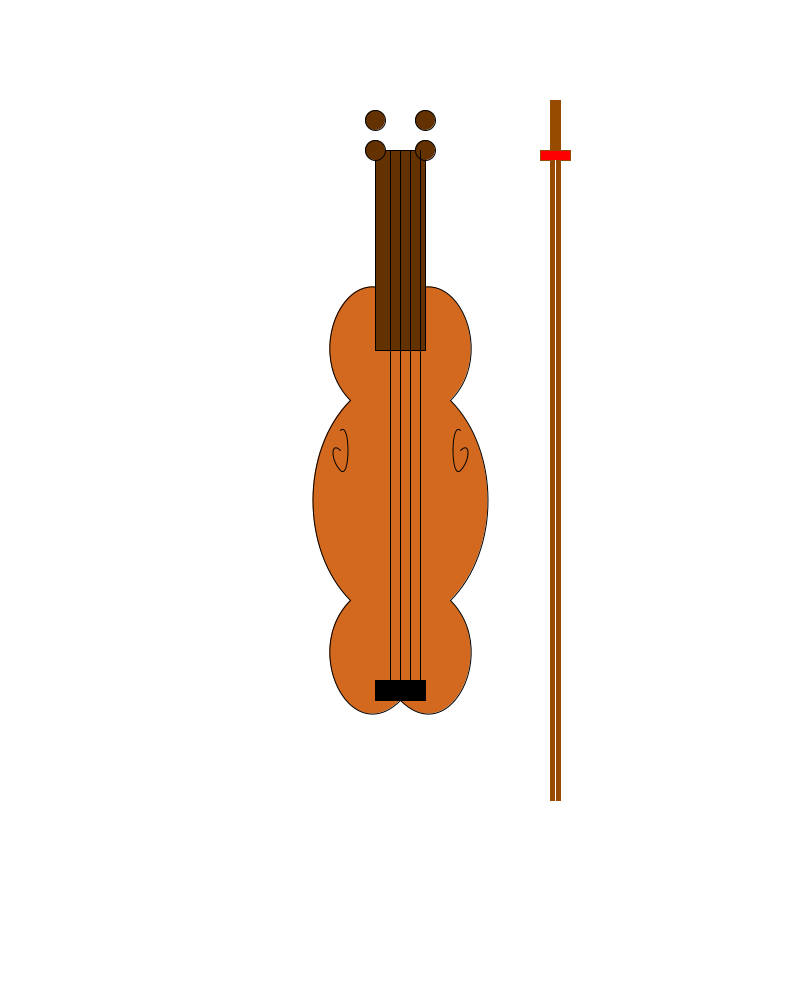
Frame 1 (no input)
Frame 60 (the mouse pressed at the canvas centre just before this capture): identical to frame 1, image omitted
Frame 120 (the mouse held since frame 60 and released just before this capture): identical to frame 1, image omitted

The Processing sketch that drew this single still picture (run headless with seeded random() and noise(); from frame 60 on, the mouse is pressed at the canvas centre):

// Processing sketch: OBJECT_BIOLA
// ── OBJECT_BIOLA.pde
void setup() {
  size(800, 1000);
  background(255);

  // Body of the violin
  fill(210, 105, 30);
  beginShape();
  vertex(400, 300);
  bezierVertex(350, 250, 300, 350, 350, 400);
  bezierVertex(300, 450, 300, 550, 350, 600);
  bezierVertex(300, 650, 350, 750, 400, 700);
  bezierVertex(450, 750, 500, 650, 450, 600);
  bezierVertex(500, 550, 500, 450, 450, 400);
  bezierVertex(500, 350, 450, 250, 400, 300);
  endShape(CLOSE);

  // Neck of the violin
  fill(100, 50, 0);
  rect(375, 150, 50, 200);
  
  // Pegs of the violin
  ellipse(375, 150, 20, 20);
  ellipse(425, 150, 20, 20);
  ellipse(375, 120, 20, 20);
  ellipse(425, 120, 20, 20);
  
  // Strings of the violin
  stroke(0);
  for (int i = 0; i < 4; i++) {
    line(390 + i*10, 150, 390 + i*10, 700);
  }
  
  // f-holes of the violin
  noFill();
  stroke(0);
  beginShape();
  vertex(340, 450);
  bezierVertex(330, 440, 330, 460, 340, 470);
  bezierVertex(350, 480, 350, 420, 340, 430);
  endShape();
  
  beginShape();
  vertex(460, 450);
  bezierVertex(470, 440, 470, 460, 460, 470);
  bezierVertex(450, 480, 450, 420, 460, 430);
  endShape();
  
  // Tailpiece of the violin
  fill(0);
  rect(375, 680, 50, 20);
  
  // Bow of the violin
  fill(150, 75, 0);
  stroke(150, 75, 0);
  rect(550, 100, 10, 700);
  fill(255, 0, 0);
  rect(540, 150, 30, 10);
  // Bow hair
  stroke(255, 255, 255);
  line(555, 160, 555, 800);
}

void draw() {
  // No continuous drawing needed
}
